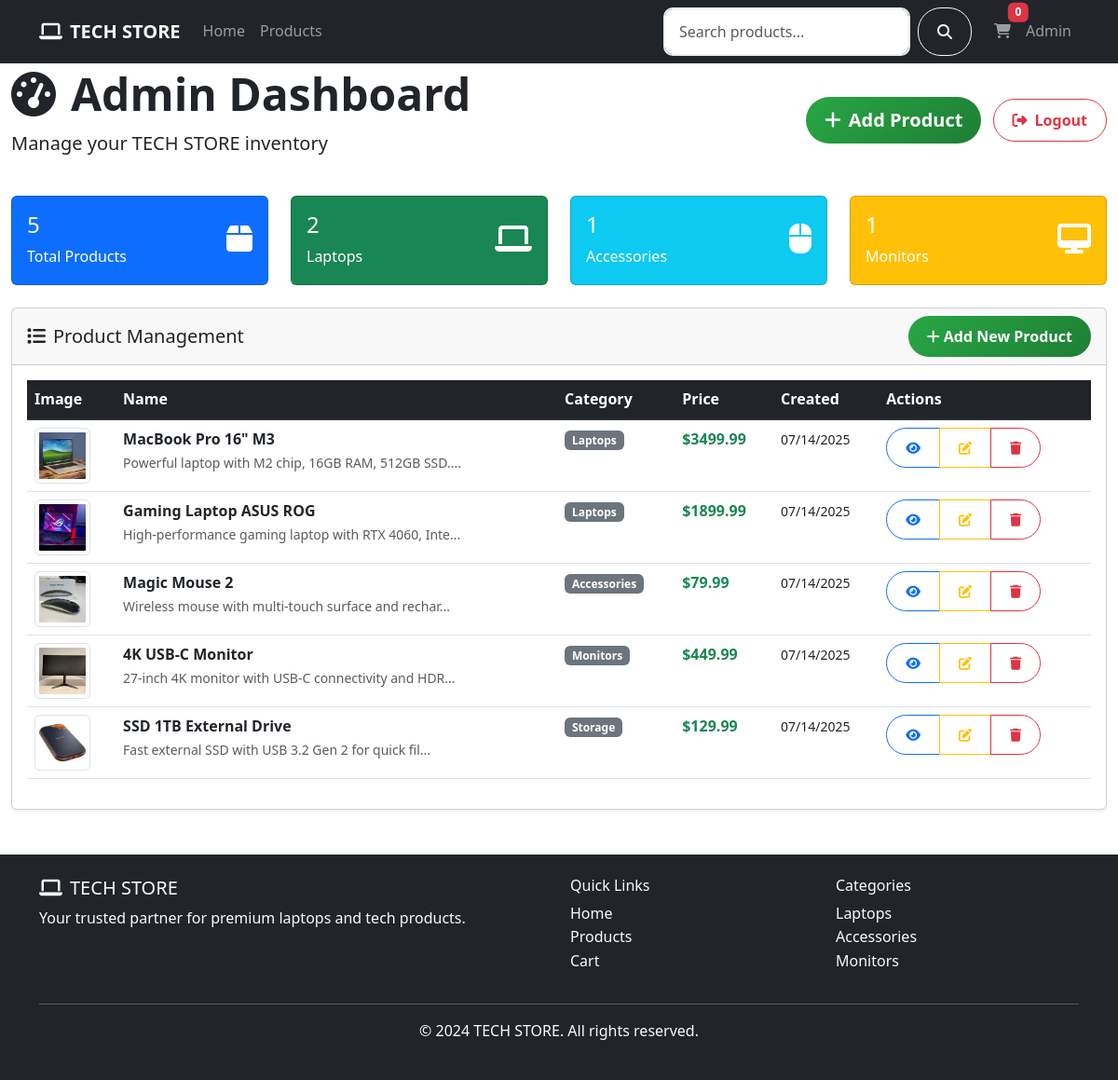
Screenshot of /admin/dashboard (signed in) with the database file from the repository.
### models.py (models this page shows, shortened)
class Product(db.Model):
    id = db.Column(db.Integer, primary_key=True)
    name = db.Column(db.String(200), nullable=False)
    price = db.Column(db.Float, nullable=False)
    description = db.Column(db.Text, nullable=False)
    category = db.Column(db.String(100), nullable=False)
    image_url = db.Column(db.String(500), nullable=True)
    created_at = db.Column(db.DateTime, default=datetime.utcnow)

### app.py (the view)
    def decorated_function(*args, **kwargs):
        if 'admin_logged_in' not in session:
            return redirect(url_for('admin_login'))
        return f(*args, **kwargs)

### app.py (called while the page is built)
def admin_required(f):
    def decorated_function(*args, **kwargs):
        if 'admin_logged_in' not in session:
            return redirect(url_for('admin_login'))
        return f(*args, **kwargs)
    decorated_function.__name__ = f.__name__
    return decorated_function

@app.route('/admin/dashboard')
@admin_required
def admin_dashboard():
    products = Product.query.all()
    total_products = len(products)
    return render_template('admin_dashboard.html', products=products, total_products=total_products)

### templates/admin_dashboard.html (shortened to what this page needs)
{% extends "base.html" %}
{% block content %}
<div class="container-fluid">
    <div class="row mb-4">
        <div class="col-12">
            <div class="d-flex justify-content-between align-items-center">
                <div>
                    <h1 class="display-5 fw-bold">
                        <i class="fas fa-tachometer-alt me-3"></i>Admin Dashboard
                    </h1>
                    <p class="lead">Manage your TECH STORE inventory</p>
                </div>
                <div>
                    <a href="{{ url_for('add_product') }}" class="btn btn-success btn-lg me-2">
                        <i class="fas fa-plus me-2"></i>Add Product
                    </a>
                    <a href="{{ url_for('admin_logout') }}" class="btn btn-outline-danger">
                        <i class="fas fa-sign-out-alt me-2"></i>Logout
                    </a>
                </div>
            </div>
        </div>
    </div>
    <div class="row mb-4">
        <div class="col-md-3">
            <div class="card bg-primary text-white">
                <div class="card-body">
                    <div class="d-flex justify-content-between">
                        <div>
                            <h4>{{ total_products }}</h4>
                            <p class="mb-0">Total Products</p>
                        </div>
                        <div class="align-self-center">
                            <i class="fas fa-box fa-2x"></i>
                        </div>
                    </div>
                </div>
            </div>
        </div>
        <div class="col-md-3">
            <div class="card bg-success text-white">
                <div class="card-body">
                    <div class="d-flex justify-content-between">
                        <div>
                            <h4>{{ products|selectattr('category', 'equalto', 'Laptops')|list|length }}</h4>
                            <p class="mb-0">Laptops</p>
                        </div>
                        <div class="align-self-center">
                            <i class="fas fa-laptop fa-2x"></i>
                        </div>
                    </div>
                </div>
            </div>
        </div>
        <div class="col-md-3">
            <div class="card bg-info text-white">
                <div class="card-body">
                    <div class="d-flex justify-content-between">
                        <div>
                            <h4>{{ products|selectattr('category', 'equalto', 'Accessories')|list|length }}</h4>
                            <p class="mb-0">Accessories</p>
                        </div>
                        <div class="align-self-center">
                            <i class="fas fa-mouse fa-2x"></i>
                        </div>
                    </div>
                </div>
            </div>
        </div>
        <div class="col-md-3">
            <div class="card bg-warning text-white">
                <div class="card-body">
                    <div class="d-flex justify-content-between">
                        <div>
                            <h4>{{ products|selectattr('category', 'equalto', 'Monitors')|list|length }}</h4>
                            <p class="mb-0">Monitors</p>
                        </div>
                        <div class="align-self-center">
                            <i class="fas fa-desktop fa-2x"></i>
                        </div>
                    </div>
                </div>
            </div>
        </div>
    </div>
    <div class="row">
        <div class="col-12">
            <div class="card shadow-sm">
                <div class="card-header d-flex justify-content-between align-items-center">
                    <h5 class="mb-0"><i class="fas fa-list me-2"></i>Product Management</h5>
                    <a href="{{ url_for('add_product') }}" class="btn btn-success">
                        <i class="fas fa-plus me-1"></i>Add New Product
                    </a>
                </div>
                <div class="card-body">
                    {% if products %}
                    <div class="table-responsive">
                        <table class="table table-hover">
                            <thead class="table-dark">
                                <tr>
                                    <th>Image</th>
                                    <th>Name</th>
                                    <th>Category</th>
                                    <th>Price</th>
                                    <th>Created</th>
                                    <th>Actions</th>
                                </tr>
                            </thead>
                            <tbody>
                                {% for product in products %}
                                <tr>
                                    <td>
                                        {% if product.image_url %}
                                            <img src="{{ product.image_url }}" alt="{{ product.name }}"
                                                 class="img-thumbnail" style="width: 60px; height: 60px; object-fit: cover;">
                                        {% else %}
                                            <div class="bg-light d-flex align-items-center justify-content-center"
                                                 style="width: 60px; height: 60px;">
                                                <i class="fas fa-image text-muted"></i>
                                            </div>
                                        {% endif %}
                                    </td>
                                    <td>
                                        <strong>{{ product.name }}</strong><br>
                                        <small class="text-muted">{{ product.description[:50] }}{% if product.description|length > 50 %}...{% endif %}</small>
                                    </td>
                                    <td>
                                        <span class="badge bg-secondary">{{ product.category }}</span>
                                    </td>
                                    <td>
                                        <span class="fw-bold text-success">${{ "%.2f"|format(product.price) }}</span>
                                    </td>
                                    <td>
                                        <small>{{ product.created_at.strftime('%m/%d/%Y') if product.created_at else 'N/A' }}</small>
                                    </td>
                                    <td>
                                        <div class="btn-group" role="group">
                                            <a href="{{ url_for('product_detail', product_id=product.id) }}"
                                               class="btn btn-sm btn-outline-primary" target="_blank">
                                                <i class="fas fa-eye"></i>
                                            </a>
                                            <a href="{{ url_for('edit_product', product_id=product.id) }}"
                                               class="btn btn-sm btn-outline-warning">
                                                <i class="fas fa-edit"></i>
                                            </a>
                                            <button class="btn btn-sm btn-outline-danger delete-product-btn"
                                                    data-product-id="{{ product.id }}"
                                                    data-product-name="{{ product.name }}">
                                                <i class="fas fa-trash"></i>
                                            </button>
                                        </div>
                                    </td>
                                </tr>
                                {% endfor %}
                            </tbody>
                        </table>
                    </div>
                    {% endif %}
                </div>
            </div>
        </div>
    </div>
</div>
{% endblock %}

### static/css/style.css (style rules this page uses)
:root { --primary-color: #0d6efd; --secondary-color: #6c757d; --success-color: #198754; --danger-color: #dc3545; --warning-color: #ffc107; --info-color: #0dcaf0; --dark-color: #212529; --light-color: #f8f9fa; --gradient-bg: linear-gradient(135deg, #667eea 0%, #764ba2 100%); --gradient-primary: linear-gradient(135deg, #007bff 0%, #0056b3 100%); --gradient-success: linear-gradient(135deg, #28a745 0%, #1e7e34 100%); --gradient-danger: linear-gradient(135deg, #dc3545 0%, #c82333 100%); }
body { font-family: 'Segoe UI', Tahoma, Geneva, Verdana, sans-serif; line-height: 1.6; }
.btn { border-radius: 25px; padding: 10px 20px; font-weight: 600; transition: all 0.3s ease; }
.btn-success { background: var(--gradient-success); border: none; }

### rows the page displays
Product: image_url (picture), name "MacBook Pro 16\" M3", description "Powerful laptop with M2 chip, 16GB RAM, 512GB SSD.", category "Laptops", price "3499.99", created_at "07/14/2025"
Product: image_url (picture), name "Gaming Laptop ASUS ROG", description "High-performance gaming laptop with RTX 4060, Inte", category "Laptops", price "1899.99", created_at "07/14/2025"
Product: image_url (picture), name "Magic Mouse 2", description "Wireless mouse with multi-touch surface and rechar", category "Accessories", price "79.99", created_at "07/14/2025"
Product: image_url (picture), name "4K USB-C Monitor", description "27-inch 4K monitor with USB-C connectivity and HDR", category "Monitors", price "449.99", created_at "07/14/2025"
Product: image_url (picture), name "SSD 1TB External Drive", description "Fast external SSD with USB 3.2 Gen 2 for quick fil", category "Storage", price "129.99", created_at "07/14/2025"

### other values shown
{{ total_products }} "5"
{{ products|selectattr('category', 'equalto', 'Laptops')|list|length }} "2"
{{ products|selectattr('category', 'equalto', 'Accessories')|list|length }} "1"
{{ products|selectattr('category', 'equalto', 'Monitors')|list|length }} "1"
